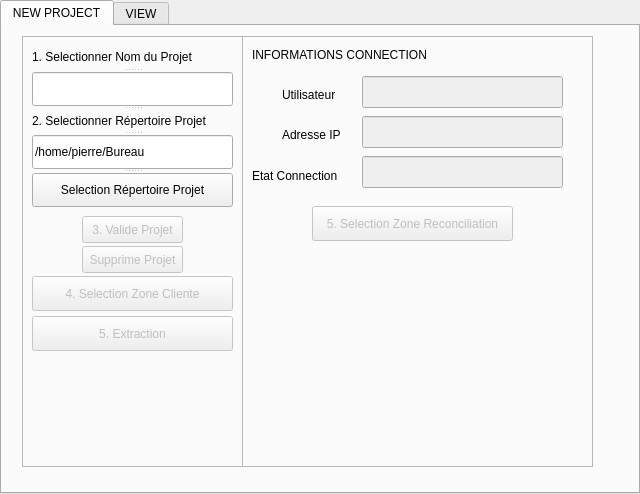
<?xml version="1.0" encoding="UTF-8"?>
<ui version="4.0">
 <class>TabWidget</class>
 <widget class="QTabWidget" name="TabWidget">
  <property name="geometry">
   <rect>
    <x>0</x>
    <y>0</y>
    <width>640</width>
    <height>494</height>
   </rect>
  </property>
  <property name="windowTitle">
   <string>TabWidget</string>
  </property>
  <property name="currentIndex">
   <number>0</number>
  </property>
  <widget class="QWidget" name="tab_2">
   <attribute name="title">
    <string>NEW PROJECT</string>
   </attribute>
   <widget class="QFrame" name="frame">
    <property name="geometry">
     <rect>
      <x>20</x>
      <y>10</y>
      <width>221</width>
      <height>431</height>
     </rect>
    </property>
    <property name="frameShape">
     <enum>QFrame::StyledPanel</enum>
    </property>
    <property name="frameShadow">
     <enum>QFrame::Raised</enum>
    </property>
    <widget class="QSplitter" name="splitter">
     <property name="geometry">
      <rect>
       <x>10</x>
       <y>10</y>
       <width>201</width>
       <height>161</height>
      </rect>
     </property>
     <property name="orientation">
      <enum>Qt::Vertical</enum>
     </property>
     <widget class="QLabel" name="label">
      <property name="font">
       <font>
        <weight>50</weight>
        <italic>false</italic>
        <bold>false</bold>
        <underline>false</underline>
       </font>
      </property>
      <property name="text">
       <string>1. Selectionner Nom du Projet</string>
      </property>
      <property name="textFormat">
       <enum>Qt::RichText</enum>
      </property>
     </widget>
     <widget class="QLineEdit" name="editProjectName">
      <property name="text">
       <string/>
      </property>
     </widget>
     <widget class="QLabel" name="label_2">
      <property name="text">
       <string>2. Selectionner Répertoire Projet</string>
      </property>
     </widget>
     <widget class="QLineEdit" name="editDirName">
      <property name="text">
       <string>/home/pierre/Bureau</string>
      </property>
     </widget>
     <widget class="QPushButton" name="btnSelectPath">
      <property name="text">
       <string>Selection Répertoire Projet</string>
      </property>
     </widget>
    </widget>
    <widget class="QPushButton" name="btnProjectValidation">
     <property name="enabled">
      <bool>false</bool>
     </property>
     <property name="geometry">
      <rect>
       <x>60</x>
       <y>180</y>
       <width>101</width>
       <height>27</height>
      </rect>
     </property>
     <property name="text">
      <string>3. Valide Projet</string>
     </property>
    </widget>
    <widget class="QPushButton" name="btnExtraction">
     <property name="enabled">
      <bool>false</bool>
     </property>
     <property name="geometry">
      <rect>
       <x>10</x>
       <y>280</y>
       <width>201</width>
       <height>35</height>
      </rect>
     </property>
     <property name="text">
      <string>5. Extraction</string>
     </property>
    </widget>
    <widget class="QPushButton" name="btnZoneCliente">
     <property name="enabled">
      <bool>false</bool>
     </property>
     <property name="geometry">
      <rect>
       <x>10</x>
       <y>240</y>
       <width>201</width>
       <height>35</height>
      </rect>
     </property>
     <property name="autoFillBackground">
      <bool>false</bool>
     </property>
     <property name="text">
      <string>4. Selection Zone Cliente</string>
     </property>
     <property name="checkable">
      <bool>false</bool>
     </property>
    </widget>
    <widget class="QLabel" name="ImageSig40">
     <property name="geometry">
      <rect>
       <x>10</x>
       <y>320</y>
       <width>191</width>
       <height>91</height>
      </rect>
     </property>
     <property name="text">
      <string/>
     </property>
     <property name="textFormat">
      <enum>Qt::AutoText</enum>
     </property>
     <property name="pixmap">
      <pixmap resource="resources.qrc">:/ourapp/XLogo</pixmap>
     </property>
     <property name="scaledContents">
      <bool>true</bool>
     </property>
     <property name="wordWrap">
      <bool>false</bool>
     </property>
    </widget>
    <widget class="QPushButton" name="btnProjectSuppression">
     <property name="enabled">
      <bool>false</bool>
     </property>
     <property name="geometry">
      <rect>
       <x>60</x>
       <y>210</y>
       <width>101</width>
       <height>27</height>
      </rect>
     </property>
     <property name="text">
      <string>Supprime Projet</string>
     </property>
    </widget>
   </widget>
   <widget class="QFrame" name="frame_3">
    <property name="geometry">
     <rect>
      <x>240</x>
      <y>10</y>
      <width>351</width>
      <height>431</height>
     </rect>
    </property>
    <property name="mouseTracking">
     <bool>false</bool>
    </property>
    <property name="frameShape">
     <enum>QFrame::StyledPanel</enum>
    </property>
    <property name="frameShadow">
     <enum>QFrame::Raised</enum>
    </property>
    <widget class="QLabel" name="label_3">
     <property name="geometry">
      <rect>
       <x>10</x>
       <y>10</y>
       <width>201</width>
       <height>19</height>
      </rect>
     </property>
     <property name="font">
      <font>
       <weight>50</weight>
       <italic>false</italic>
       <bold>false</bold>
       <underline>false</underline>
      </font>
     </property>
     <property name="text">
      <string>INFORMATIONS CONNECTION</string>
     </property>
     <property name="textFormat">
      <enum>Qt::RichText</enum>
     </property>
    </widget>
    <widget class="QLineEdit" name="editUserName">
     <property name="enabled">
      <bool>false</bool>
     </property>
     <property name="geometry">
      <rect>
       <x>120</x>
       <y>40</y>
       <width>201</width>
       <height>32</height>
      </rect>
     </property>
     <property name="text">
      <string/>
     </property>
    </widget>
    <widget class="QLineEdit" name="editIP">
     <property name="enabled">
      <bool>false</bool>
     </property>
     <property name="geometry">
      <rect>
       <x>120</x>
       <y>80</y>
       <width>201</width>
       <height>32</height>
      </rect>
     </property>
     <property name="text">
      <string/>
     </property>
    </widget>
    <widget class="QLabel" name="label_4">
     <property name="geometry">
      <rect>
       <x>40</x>
       <y>50</y>
       <width>71</width>
       <height>19</height>
      </rect>
     </property>
     <property name="font">
      <font>
       <weight>50</weight>
       <italic>false</italic>
       <bold>false</bold>
       <underline>false</underline>
      </font>
     </property>
     <property name="text">
      <string>Utilisateur</string>
     </property>
     <property name="textFormat">
      <enum>Qt::RichText</enum>
     </property>
    </widget>
    <widget class="QLabel" name="label_5">
     <property name="geometry">
      <rect>
       <x>40</x>
       <y>90</y>
       <width>71</width>
       <height>19</height>
      </rect>
     </property>
     <property name="font">
      <font>
       <weight>50</weight>
       <italic>false</italic>
       <bold>false</bold>
       <underline>false</underline>
      </font>
     </property>
     <property name="text">
      <string>Adresse IP</string>
     </property>
     <property name="textFormat">
      <enum>Qt::RichText</enum>
     </property>
    </widget>
    <widget class="QLineEdit" name="editConnectionState">
     <property name="enabled">
      <bool>false</bool>
     </property>
     <property name="geometry">
      <rect>
       <x>120</x>
       <y>120</y>
       <width>201</width>
       <height>32</height>
      </rect>
     </property>
     <property name="text">
      <string/>
     </property>
    </widget>
    <widget class="QLabel" name="label_6">
     <property name="geometry">
      <rect>
       <x>10</x>
       <y>130</y>
       <width>101</width>
       <height>20</height>
      </rect>
     </property>
     <property name="font">
      <font>
       <weight>50</weight>
       <italic>false</italic>
       <bold>false</bold>
       <underline>false</underline>
      </font>
     </property>
     <property name="text">
      <string>Etat Connection</string>
     </property>
     <property name="textFormat">
      <enum>Qt::RichText</enum>
     </property>
    </widget>
    <widget class="QPushButton" name="btnZR">
     <property name="enabled">
      <bool>false</bool>
     </property>
     <property name="geometry">
      <rect>
       <x>70</x>
       <y>170</y>
       <width>201</width>
       <height>35</height>
      </rect>
     </property>
     <property name="autoFillBackground">
      <bool>false</bool>
     </property>
     <property name="text">
      <string>5. Selection Zone Reconciliation</string>
     </property>
     <property name="checkable">
      <bool>false</bool>
     </property>
    </widget>
   </widget>
  </widget>
  <widget class="QWidget" name="tab">
   <attribute name="title">
    <string>VIEW</string>
   </attribute>
   <widget class="QPushButton" name="pushButton">
    <property name="geometry">
     <rect>
      <x>200</x>
      <y>420</y>
      <width>87</width>
      <height>27</height>
     </rect>
    </property>
    <property name="text">
     <string>PushButton</string>
    </property>
   </widget>
   <widget class="QFrame" name="frame_2">
    <property name="geometry">
     <rect>
      <x>80</x>
      <y>20</y>
      <width>481</width>
      <height>401</height>
     </rect>
    </property>
    <property name="frameShape">
     <enum>QFrame::StyledPanel</enum>
    </property>
    <property name="frameShadow">
     <enum>QFrame::Raised</enum>
    </property>
    <widget class="QWidget" name="gridLayoutWidget">
     <property name="geometry">
      <rect>
       <x>9</x>
       <y>29</y>
       <width>461</width>
       <height>361</height>
      </rect>
     </property>
     <layout class="QGridLayout" name="gridLayout"/>
    </widget>
   </widget>
  </widget>
 </widget>
 <resources>
  <include location="resources.qrc"/>
 </resources>
 <connections/>
</ui>
